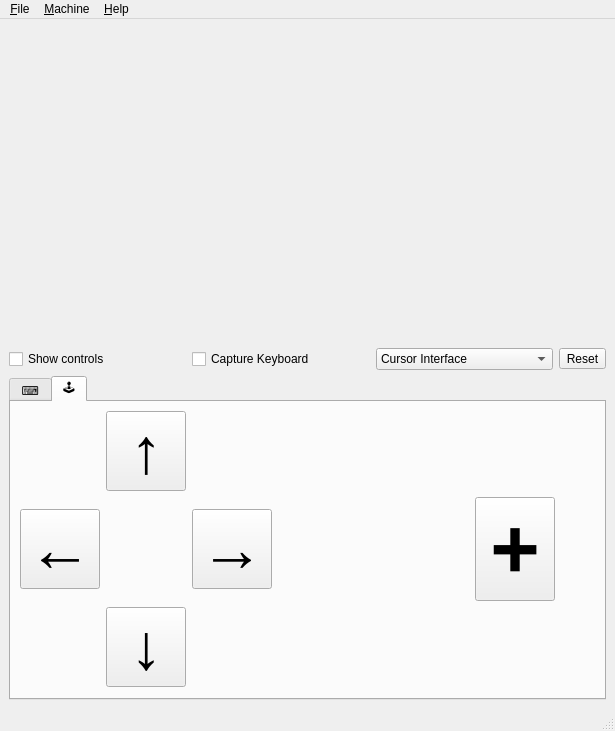
<?xml version="1.0" encoding="UTF-8"?>
<ui version="4.0">
 <class>MainWindow</class>
 <widget class="QMainWindow" name="MainWindow">
  <property name="geometry">
   <rect>
    <x>0</x>
    <y>0</y>
    <width>615</width>
    <height>731</height>
   </rect>
  </property>
  <property name="windowTitle">
   <string>My Little Speccy (128K)</string>
  </property>
  <widget class="QWidget" name="centralwidget">
   <layout class="QGridLayout" name="gridLayout">
    <item row="2" column="0" colspan="4">
     <widget class="QTabWidget" name="controlsTab">
      <property name="tabPosition">
       <enum>QTabWidget::North</enum>
      </property>
      <property name="tabShape">
       <enum>QTabWidget::Rounded</enum>
      </property>
      <property name="currentIndex">
       <number>1</number>
      </property>
      <property name="elideMode">
       <enum>Qt::ElideMiddle</enum>
      </property>
      <property name="documentMode">
       <bool>false</bool>
      </property>
      <property name="movable">
       <bool>false</bool>
      </property>
      <property name="tabBarAutoHide">
       <bool>true</bool>
      </property>
      <widget class="QWidget" name="keyboard">
       <attribute name="title">
        <string>⌨</string>
       </attribute>
       <layout class="QGridLayout" name="gridLayout_3">
        <item row="0" column="0">
         <widget class="KeyboardWidget" name="kbwidget" native="true"/>
        </item>
       </layout>
      </widget>
      <widget class="QWidget" name="joy">
       <attribute name="title">
        <string>🕹</string>
       </attribute>
       <layout class="QGridLayout" name="gridLayout_2">
        <item row="1" column="1">
         <spacer name="horizontalSpacer_2">
          <property name="orientation">
           <enum>Qt::Horizontal</enum>
          </property>
          <property name="sizeType">
           <enum>QSizePolicy::Minimum</enum>
          </property>
          <property name="sizeHint" stdset="0">
           <size>
            <width>40</width>
            <height>20</height>
           </size>
          </property>
         </spacer>
        </item>
        <item row="1" column="5">
         <spacer name="horizontalSpacer_3">
          <property name="orientation">
           <enum>Qt::Horizontal</enum>
          </property>
          <property name="sizeType">
           <enum>QSizePolicy::Minimum</enum>
          </property>
          <property name="sizeHint" stdset="0">
           <size>
            <width>40</width>
            <height>20</height>
           </size>
          </property>
         </spacer>
        </item>
        <item row="1" column="0">
         <widget class="QPushButton" name="leftButton">
          <property name="font">
           <font>
            <pointsize>48</pointsize>
            <weight>75</weight>
            <bold>true</bold>
           </font>
          </property>
          <property name="text">
           <string>←</string>
          </property>
         </widget>
        </item>
        <item row="2" column="1">
         <widget class="QPushButton" name="downButton">
          <property name="font">
           <font>
            <pointsize>48</pointsize>
            <weight>75</weight>
            <bold>true</bold>
           </font>
          </property>
          <property name="text">
           <string>↓</string>
          </property>
         </widget>
        </item>
        <item row="0" column="1">
         <widget class="QPushButton" name="upButton">
          <property name="font">
           <font>
            <pointsize>48</pointsize>
            <weight>75</weight>
            <bold>true</bold>
           </font>
          </property>
          <property name="text">
           <string>↑</string>
          </property>
         </widget>
        </item>
        <item row="1" column="2">
         <widget class="QPushButton" name="rightButton">
          <property name="font">
           <font>
            <pointsize>48</pointsize>
            <weight>75</weight>
            <bold>true</bold>
           </font>
          </property>
          <property name="text">
           <string>→</string>
          </property>
         </widget>
        </item>
        <item row="1" column="3">
         <spacer name="horizontalSpacer">
          <property name="orientation">
           <enum>Qt::Horizontal</enum>
          </property>
          <property name="sizeHint" stdset="0">
           <size>
            <width>40</width>
            <height>20</height>
           </size>
          </property>
         </spacer>
        </item>
        <item row="1" column="4">
         <widget class="QPushButton" name="fireButton">
          <property name="sizePolicy">
           <sizepolicy hsizetype="Maximum" vsizetype="Fixed">
            <horstretch>0</horstretch>
            <verstretch>0</verstretch>
           </sizepolicy>
          </property>
          <property name="font">
           <font>
            <pointsize>64</pointsize>
            <weight>75</weight>
            <bold>true</bold>
           </font>
          </property>
          <property name="text">
           <string>+</string>
          </property>
         </widget>
        </item>
       </layout>
      </widget>
     </widget>
    </item>
    <item row="0" column="0" colspan="4">
     <widget class="ScreenWidget" name="screen" native="true">
      <property name="sizePolicy">
       <sizepolicy hsizetype="Preferred" vsizetype="Expanding">
        <horstretch>0</horstretch>
        <verstretch>0</verstretch>
       </sizepolicy>
      </property>
     </widget>
    </item>
    <item row="1" column="1">
     <widget class="QCheckBox" name="cbkbcapture">
      <property name="text">
       <string>Capture Keyboard</string>
      </property>
     </widget>
    </item>
    <item row="1" column="0">
     <widget class="QCheckBox" name="showControlsCB">
      <property name="focusPolicy">
       <enum>Qt::NoFocus</enum>
      </property>
      <property name="text">
       <string>Show controls</string>
      </property>
     </widget>
    </item>
    <item row="1" column="3">
     <widget class="QToolButton" name="resetButton">
      <property name="focusPolicy">
       <enum>Qt::TabFocus</enum>
      </property>
      <property name="text">
       <string>Reset</string>
      </property>
     </widget>
    </item>
    <item row="1" column="2">
     <widget class="QComboBox" name="jsCombo">
      <item>
       <property name="text">
        <string>Cursor Interface</string>
       </property>
      </item>
      <item>
       <property name="text">
        <string>Kempston Interface</string>
       </property>
      </item>
      <item>
       <property name="text">
        <string>Sinclair Interface 2 (port 1)</string>
       </property>
      </item>
      <item>
       <property name="text">
        <string>Sinclair Interface 2 (port 2)</string>
       </property>
      </item>
     </widget>
    </item>
   </layout>
  </widget>
  <widget class="QMenuBar" name="menubar">
   <property name="geometry">
    <rect>
     <x>0</x>
     <y>0</y>
     <width>615</width>
     <height>23</height>
    </rect>
   </property>
   <widget class="QMenu" name="menuFile">
    <property name="title">
     <string>&amp;File</string>
    </property>
    <addaction name="action_Load_a_file"/>
    <addaction name="action_Save_a_snapshot"/>
    <addaction name="actionMake_a_scrennshot"/>
    <addaction name="separator"/>
    <addaction name="separator"/>
    <addaction name="actionE_xit"/>
   </widget>
   <widget class="QMenu" name="menuMachine">
    <property name="title">
     <string>&amp;Machine</string>
    </property>
    <addaction name="action_Reset"/>
    <addaction name="action_NMI"/>
    <addaction name="separator"/>
    <addaction name="actionSpectrum_48k"/>
    <addaction name="actionSpectrum_128k"/>
    <addaction name="separator"/>
    <addaction name="actionPalette_1"/>
    <addaction name="actionPalette_2"/>
    <addaction name="actionPalette_3"/>
    <addaction name="separator"/>
    <addaction name="actionGamepad"/>
   </widget>
   <widget class="QMenu" name="menuHelp">
    <property name="title">
     <string>&amp;Help</string>
    </property>
    <addaction name="action_About"/>
   </widget>
   <addaction name="menuFile"/>
   <addaction name="menuMachine"/>
   <addaction name="menuHelp"/>
  </widget>
  <widget class="QStatusBar" name="statusbar"/>
  <action name="action_Load_a_file">
   <property name="text">
    <string>&amp;Load a file...</string>
   </property>
   <property name="toolTip">
    <string>Load a file</string>
   </property>
  </action>
  <action name="actionE_xit">
   <property name="text">
    <string>E&amp;xit</string>
   </property>
  </action>
  <action name="action_Reset">
   <property name="text">
    <string>&amp;Reset</string>
   </property>
  </action>
  <action name="action_NMI">
   <property name="text">
    <string>&amp;NMI</string>
   </property>
  </action>
  <action name="action_About">
   <property name="text">
    <string>&amp;About</string>
   </property>
  </action>
  <action name="action_Save_a_snapshot">
   <property name="text">
    <string>&amp;Save a snapshot</string>
   </property>
  </action>
  <action name="actionSpectrum_48k">
   <property name="checkable">
    <bool>true</bool>
   </property>
   <property name="checked">
    <bool>false</bool>
   </property>
   <property name="text">
    <string>Spectrum 48k</string>
   </property>
  </action>
  <action name="actionSpectrum_128k">
   <property name="checkable">
    <bool>true</bool>
   </property>
   <property name="checked">
    <bool>true</bool>
   </property>
   <property name="text">
    <string>Spectrum 128k</string>
   </property>
  </action>
  <action name="actionMake_a_scrennshot">
   <property name="text">
    <string>Make a screenshot</string>
   </property>
  </action>
  <action name="actionPalette_1">
   <property name="checkable">
    <bool>true</bool>
   </property>
   <property name="checked">
    <bool>true</bool>
   </property>
   <property name="text">
    <string>Palette 1</string>
   </property>
  </action>
  <action name="actionPalette_2">
   <property name="checkable">
    <bool>true</bool>
   </property>
   <property name="text">
    <string>Palette 2</string>
   </property>
  </action>
  <action name="actionPalette_3">
   <property name="checkable">
    <bool>true</bool>
   </property>
   <property name="text">
    <string>Palette 3</string>
   </property>
  </action>
  <action name="actionGamepad">
   <property name="checkable">
    <bool>true</bool>
   </property>
   <property name="text">
    <string>Gamepad</string>
   </property>
  </action>
 </widget>
 <customwidgets>
  <customwidget>
   <class>ScreenWidget</class>
   <extends>QWidget</extends>
   <header location="global">screenwidget.h</header>
   <container>1</container>
  </customwidget>
  <customwidget>
   <class>KeyboardWidget</class>
   <extends>QWidget</extends>
   <header location="global">keyboardwidget.h</header>
   <container>1</container>
  </customwidget>
 </customwidgets>
 <resources/>
 <connections/>
</ui>
